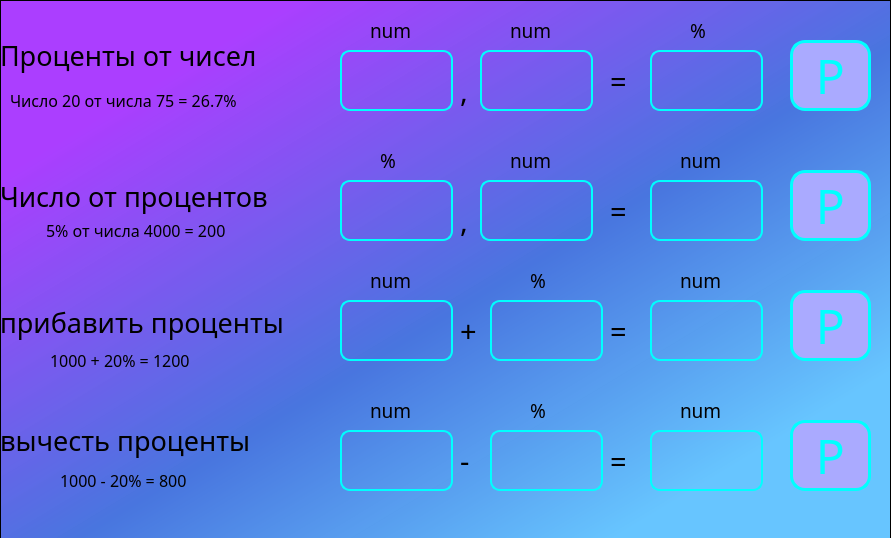
<?xml version="1.0" encoding="UTF-8"?>
<ui version="4.0">
 <class>MainWindow</class>
 <widget class="QMainWindow" name="MainWindow">
  <property name="geometry">
   <rect>
    <x>0</x>
    <y>0</y>
    <width>891</width>
    <height>538</height>
   </rect>
  </property>
  <property name="windowTitle">
   <string>MainWindow</string>
  </property>
  <property name="styleSheet">
   <string notr="true">background-color: white</string>
  </property>
  <widget class="QWidget" name="centralwidget">
   <widget class="QFrame" name="frame">
    <property name="geometry">
     <rect>
      <x>0</x>
      <y>0</y>
      <width>891</width>
      <height>541</height>
     </rect>
    </property>
    <property name="styleSheet">
     <string notr="true">background-color: qlineargradient(spread:pad, x1:0, y1:0, x2:1, y2:1, stop:0.164179 rgba(144, 0, 255, 193), stop:0.542289 rgba(29, 85, 215, 206), stop:0.840796 rgba(68, 184, 255, 207))</string>
    </property>
    <property name="frameShape">
     <enum>QFrame::StyledPanel</enum>
    </property>
    <property name="frameShadow">
     <enum>QFrame::Raised</enum>
    </property>
    <widget class="QFrame" name="first_group">
     <property name="geometry">
      <rect>
       <x>330</x>
       <y>0</y>
       <width>441</width>
       <height>121</height>
      </rect>
     </property>
     <property name="styleSheet">
      <string notr="true">background-color: transparent</string>
     </property>
     <property name="frameShape">
      <enum>QFrame::StyledPanel</enum>
     </property>
     <property name="frameShadow">
      <enum>QFrame::Raised</enum>
     </property>
     <widget class="QLineEdit" name="first_one">
      <property name="geometry">
       <rect>
        <x>10</x>
        <y>50</y>
        <width>113</width>
        <height>61</height>
       </rect>
      </property>
      <property name="font">
       <font>
        <pointsize>14</pointsize>
       </font>
      </property>
      <property name="styleSheet">
       <string notr="true">QLineEdit {
	background-color: transparent;
	border: 2px solid rgb(0, 255, 255);
	border-radius: 10px
}</string>
      </property>
      <property name="text">
       <string/>
      </property>
      <property name="alignment">
       <set>Qt::AlignCenter</set>
      </property>
     </widget>
     <widget class="QLabel" name="zap">
      <property name="geometry">
       <rect>
        <x>130</x>
        <y>70</y>
        <width>21</width>
        <height>41</height>
       </rect>
      </property>
      <property name="font">
       <font>
        <family>Gadugi</family>
        <pointsize>22</pointsize>
       </font>
      </property>
      <property name="styleSheet">
       <string notr="true">QLabel {
	background-color: transparent;
	
}
</string>
      </property>
      <property name="text">
       <string>,</string>
      </property>
     </widget>
     <widget class="QLineEdit" name="first_two">
      <property name="geometry">
       <rect>
        <x>150</x>
        <y>50</y>
        <width>113</width>
        <height>61</height>
       </rect>
      </property>
      <property name="font">
       <font>
        <pointsize>14</pointsize>
       </font>
      </property>
      <property name="styleSheet">
       <string notr="true">QLineEdit {
	background-color: transparent;
	border: 2px solid rgb(0, 255, 255);
	border-radius: 10px
}</string>
      </property>
      <property name="text">
       <string/>
      </property>
      <property name="alignment">
       <set>Qt::AlignCenter</set>
      </property>
     </widget>
     <widget class="QLabel" name="rav">
      <property name="geometry">
       <rect>
        <x>280</x>
        <y>60</y>
        <width>21</width>
        <height>41</height>
       </rect>
      </property>
      <property name="font">
       <font>
        <family>Gadugi</family>
        <pointsize>22</pointsize>
       </font>
      </property>
      <property name="styleSheet">
       <string notr="true">QLabel {
	background-color: transparent;
	
}
</string>
      </property>
      <property name="text">
       <string>=</string>
      </property>
     </widget>
     <widget class="QLineEdit" name="first_3">
      <property name="geometry">
       <rect>
        <x>320</x>
        <y>50</y>
        <width>113</width>
        <height>61</height>
       </rect>
      </property>
      <property name="font">
       <font>
        <pointsize>14</pointsize>
       </font>
      </property>
      <property name="styleSheet">
       <string notr="true">QLineEdit {
	background-color: transparent;
	border: 2px solid rgb(0, 255, 255);
	border-radius: 10px
}</string>
      </property>
      <property name="text">
       <string/>
      </property>
      <property name="alignment">
       <set>Qt::AlignCenter</set>
      </property>
     </widget>
     <widget class="QLabel" name="first_procent">
      <property name="geometry">
       <rect>
        <x>360</x>
        <y>10</y>
        <width>31</width>
        <height>41</height>
       </rect>
      </property>
      <property name="font">
       <font>
        <family>Gadugi</family>
        <pointsize>14</pointsize>
       </font>
      </property>
      <property name="styleSheet">
       <string notr="true">QLabel {
	background-color: transparent;
	
}
</string>
      </property>
      <property name="text">
       <string>%</string>
      </property>
     </widget>
     <widget class="QLabel" name="first_num_2">
      <property name="geometry">
       <rect>
        <x>180</x>
        <y>10</y>
        <width>51</width>
        <height>41</height>
       </rect>
      </property>
      <property name="font">
       <font>
        <family>Gadugi</family>
        <pointsize>14</pointsize>
       </font>
      </property>
      <property name="styleSheet">
       <string notr="true">QLabel {
	background-color: transparent;
	
}
</string>
      </property>
      <property name="text">
       <string>num</string>
      </property>
     </widget>
     <widget class="QLabel" name="first_num_1">
      <property name="geometry">
       <rect>
        <x>40</x>
        <y>10</y>
        <width>51</width>
        <height>41</height>
       </rect>
      </property>
      <property name="font">
       <font>
        <family>Gadugi</family>
        <pointsize>14</pointsize>
       </font>
      </property>
      <property name="styleSheet">
       <string notr="true">QLabel {
	background-color: transparent;
	
}
</string>
      </property>
      <property name="text">
       <string>num</string>
      </property>
     </widget>
    </widget>
    <widget class="QFrame" name="labels_frame">
     <property name="geometry">
      <rect>
       <x>0</x>
       <y>0</y>
       <width>331</width>
       <height>551</height>
      </rect>
     </property>
     <property name="styleSheet">
      <string notr="true">background-color: transparent</string>
     </property>
     <property name="frameShape">
      <enum>QFrame::StyledPanel</enum>
     </property>
     <property name="frameShadow">
      <enum>QFrame::Raised</enum>
     </property>
     <widget class="QLabel" name="l_1">
      <property name="geometry">
       <rect>
        <x>0</x>
        <y>-20</y>
        <width>339</width>
        <height>151</height>
       </rect>
      </property>
      <property name="font">
       <font>
        <family>Gagalin</family>
        <pointsize>20</pointsize>
       </font>
      </property>
      <property name="styleSheet">
       <string notr="true">QLabel {
	background-color: transparent;
	
}
</string>
      </property>
      <property name="text">
       <string>Проценты от чисел</string>
      </property>
     </widget>
     <widget class="QLabel" name="l_6">
      <property name="geometry">
       <rect>
        <x>10</x>
        <y>80</y>
        <width>281</width>
        <height>41</height>
       </rect>
      </property>
      <property name="font">
       <font>
        <family>Gadugi</family>
        <pointsize>12</pointsize>
       </font>
      </property>
      <property name="styleSheet">
       <string notr="true">QLabel {
	background-color: transparent;
	
}
</string>
      </property>
      <property name="text">
       <string>Число 20 от числа 75 = 26.7%</string>
      </property>
     </widget>
     <widget class="QLabel" name="l_2">
      <property name="geometry">
       <rect>
        <x>0</x>
        <y>161</y>
        <width>339</width>
        <height>71</height>
       </rect>
      </property>
      <property name="font">
       <font>
        <family>Gagalin</family>
        <pointsize>20</pointsize>
       </font>
      </property>
      <property name="styleSheet">
       <string notr="true">QLabel {
	background-color: transparent;
	
}
</string>
      </property>
      <property name="text">
       <string>Число от процентов</string>
      </property>
     </widget>
     <widget class="QLabel" name="l_5">
      <property name="geometry">
       <rect>
        <x>46</x>
        <y>210</y>
        <width>221</width>
        <height>41</height>
       </rect>
      </property>
      <property name="font">
       <font>
        <family>Gadugi</family>
        <pointsize>12</pointsize>
       </font>
      </property>
      <property name="styleSheet">
       <string notr="true">QLabel {
	background-color: transparent;
	
}
</string>
      </property>
      <property name="text">
       <string>5% от числа 4000 = 200</string>
      </property>
     </widget>
     <widget class="QLabel" name="l_3">
      <property name="geometry">
       <rect>
        <x>0</x>
        <y>282</y>
        <width>339</width>
        <height>81</height>
       </rect>
      </property>
      <property name="font">
       <font>
        <family>Gagalin</family>
        <pointsize>20</pointsize>
       </font>
      </property>
      <property name="styleSheet">
       <string notr="true">QLabel {
	background-color: transparent;
	
}
</string>
      </property>
      <property name="text">
       <string>прибавить проценты</string>
      </property>
     </widget>
     <widget class="QLabel" name="l_7">
      <property name="geometry">
       <rect>
        <x>60</x>
        <y>460</y>
        <width>171</width>
        <height>41</height>
       </rect>
      </property>
      <property name="font">
       <font>
        <family>Gadugi</family>
        <pointsize>12</pointsize>
       </font>
      </property>
      <property name="styleSheet">
       <string notr="true">QLabel {
	background-color: transparent;
	
}
</string>
      </property>
      <property name="text">
       <string>1000 - 20% = 800</string>
      </property>
     </widget>
     <widget class="QLabel" name="l_4">
      <property name="geometry">
       <rect>
        <x>0</x>
        <y>390</y>
        <width>331</width>
        <height>101</height>
       </rect>
      </property>
      <property name="font">
       <font>
        <family>Gagalin</family>
        <pointsize>20</pointsize>
       </font>
      </property>
      <property name="styleSheet">
       <string notr="true">QLabel {
	background-color: transparent;
	
}
</string>
      </property>
      <property name="text">
       <string>вычесть проценты</string>
      </property>
     </widget>
     <widget class="QLabel" name="l_8">
      <property name="geometry">
       <rect>
        <x>50</x>
        <y>340</y>
        <width>201</width>
        <height>41</height>
       </rect>
      </property>
      <property name="font">
       <font>
        <family>Gadugi</family>
        <pointsize>12</pointsize>
       </font>
      </property>
      <property name="styleSheet">
       <string notr="true">QLabel {
	background-color: transparent;
	
}
</string>
      </property>
      <property name="text">
       <string>1000 + 20% = 1200</string>
      </property>
     </widget>
    </widget>
    <widget class="QFrame" name="second_group">
     <property name="geometry">
      <rect>
       <x>330</x>
       <y>130</y>
       <width>441</width>
       <height>121</height>
      </rect>
     </property>
     <property name="styleSheet">
      <string notr="true">background-color: transparent</string>
     </property>
     <property name="frameShape">
      <enum>QFrame::StyledPanel</enum>
     </property>
     <property name="frameShadow">
      <enum>QFrame::Raised</enum>
     </property>
     <widget class="QLineEdit" name="second_3">
      <property name="geometry">
       <rect>
        <x>320</x>
        <y>50</y>
        <width>113</width>
        <height>61</height>
       </rect>
      </property>
      <property name="font">
       <font>
        <pointsize>14</pointsize>
       </font>
      </property>
      <property name="styleSheet">
       <string notr="true">QLineEdit {
	background-color: transparent;
	border: 2px solid rgb(0, 255, 255);
	border-radius: 10px
}</string>
      </property>
      <property name="text">
       <string/>
      </property>
      <property name="alignment">
       <set>Qt::AlignCenter</set>
      </property>
     </widget>
     <widget class="QLineEdit" name="second_one">
      <property name="geometry">
       <rect>
        <x>10</x>
        <y>50</y>
        <width>113</width>
        <height>61</height>
       </rect>
      </property>
      <property name="font">
       <font>
        <pointsize>14</pointsize>
       </font>
      </property>
      <property name="styleSheet">
       <string notr="true">QLineEdit {
	background-color: transparent;
	border: 2px solid rgb(0, 255, 255);
	border-radius: 10px
}</string>
      </property>
      <property name="text">
       <string/>
      </property>
      <property name="alignment">
       <set>Qt::AlignCenter</set>
      </property>
     </widget>
     <widget class="QLineEdit" name="second_2">
      <property name="geometry">
       <rect>
        <x>150</x>
        <y>50</y>
        <width>113</width>
        <height>61</height>
       </rect>
      </property>
      <property name="font">
       <font>
        <pointsize>14</pointsize>
       </font>
      </property>
      <property name="styleSheet">
       <string notr="true">QLineEdit {
	background-color: transparent;
	border: 2px solid rgb(0, 255, 255);
	border-radius: 10px
}</string>
      </property>
      <property name="text">
       <string/>
      </property>
      <property name="alignment">
       <set>Qt::AlignCenter</set>
      </property>
     </widget>
     <widget class="QLabel" name="rav_2">
      <property name="geometry">
       <rect>
        <x>280</x>
        <y>60</y>
        <width>21</width>
        <height>41</height>
       </rect>
      </property>
      <property name="font">
       <font>
        <family>Gadugi</family>
        <pointsize>22</pointsize>
       </font>
      </property>
      <property name="styleSheet">
       <string notr="true">QLabel {
	background-color: transparent;
	
}
</string>
      </property>
      <property name="text">
       <string>=</string>
      </property>
     </widget>
     <widget class="QLabel" name="first_procent_2">
      <property name="geometry">
       <rect>
        <x>350</x>
        <y>10</y>
        <width>51</width>
        <height>41</height>
       </rect>
      </property>
      <property name="font">
       <font>
        <family>Gadugi</family>
        <pointsize>14</pointsize>
       </font>
      </property>
      <property name="styleSheet">
       <string notr="true">QLabel {
	background-color: transparent;
	
}
</string>
      </property>
      <property name="text">
       <string>num</string>
      </property>
     </widget>
     <widget class="QLabel" name="zap_2">
      <property name="geometry">
       <rect>
        <x>130</x>
        <y>70</y>
        <width>21</width>
        <height>41</height>
       </rect>
      </property>
      <property name="font">
       <font>
        <family>Gadugi</family>
        <pointsize>22</pointsize>
       </font>
      </property>
      <property name="styleSheet">
       <string notr="true">QLabel {
	background-color: transparent;
	
}
</string>
      </property>
      <property name="text">
       <string>,</string>
      </property>
     </widget>
     <widget class="QLabel" name="first_num_3">
      <property name="geometry">
       <rect>
        <x>50</x>
        <y>10</y>
        <width>31</width>
        <height>41</height>
       </rect>
      </property>
      <property name="font">
       <font>
        <family>Gadugi</family>
        <pointsize>14</pointsize>
       </font>
      </property>
      <property name="styleSheet">
       <string notr="true">QLabel {
	background-color: transparent;
	
}
</string>
      </property>
      <property name="text">
       <string>%</string>
      </property>
     </widget>
     <widget class="QLabel" name="first_num_4">
      <property name="geometry">
       <rect>
        <x>180</x>
        <y>10</y>
        <width>51</width>
        <height>41</height>
       </rect>
      </property>
      <property name="font">
       <font>
        <family>Gadugi</family>
        <pointsize>14</pointsize>
       </font>
      </property>
      <property name="styleSheet">
       <string notr="true">QLabel {
	background-color: transparent;
	
}
</string>
      </property>
      <property name="text">
       <string>num</string>
      </property>
     </widget>
    </widget>
    <widget class="QFrame" name="threed_group">
     <property name="geometry">
      <rect>
       <x>330</x>
       <y>250</y>
       <width>441</width>
       <height>121</height>
      </rect>
     </property>
     <property name="styleSheet">
      <string notr="true">background-color: transparent</string>
     </property>
     <property name="frameShape">
      <enum>QFrame::StyledPanel</enum>
     </property>
     <property name="frameShadow">
      <enum>QFrame::Raised</enum>
     </property>
     <widget class="QLineEdit" name="threed_3">
      <property name="geometry">
       <rect>
        <x>320</x>
        <y>50</y>
        <width>113</width>
        <height>61</height>
       </rect>
      </property>
      <property name="font">
       <font>
        <pointsize>14</pointsize>
       </font>
      </property>
      <property name="styleSheet">
       <string notr="true">QLineEdit {
	background-color: transparent;
	border: 2px solid rgb(0, 255, 255);
	border-radius: 10px
}</string>
      </property>
      <property name="text">
       <string/>
      </property>
      <property name="alignment">
       <set>Qt::AlignCenter</set>
      </property>
     </widget>
     <widget class="QLineEdit" name="threed_one">
      <property name="geometry">
       <rect>
        <x>10</x>
        <y>50</y>
        <width>113</width>
        <height>61</height>
       </rect>
      </property>
      <property name="font">
       <font>
        <pointsize>14</pointsize>
       </font>
      </property>
      <property name="styleSheet">
       <string notr="true">QLineEdit {
	background-color: transparent;
	border: 2px solid rgb(0, 255, 255);
	border-radius: 10px
}</string>
      </property>
      <property name="text">
       <string/>
      </property>
      <property name="alignment">
       <set>Qt::AlignCenter</set>
      </property>
     </widget>
     <widget class="QLineEdit" name="threed_2">
      <property name="geometry">
       <rect>
        <x>160</x>
        <y>50</y>
        <width>113</width>
        <height>61</height>
       </rect>
      </property>
      <property name="font">
       <font>
        <pointsize>14</pointsize>
       </font>
      </property>
      <property name="styleSheet">
       <string notr="true">QLineEdit {
	background-color: transparent;
	border: 2px solid rgb(0, 255, 255);
	border-radius: 10px
}</string>
      </property>
      <property name="text">
       <string/>
      </property>
      <property name="alignment">
       <set>Qt::AlignCenter</set>
      </property>
     </widget>
     <widget class="QLabel" name="rav_3">
      <property name="geometry">
       <rect>
        <x>280</x>
        <y>60</y>
        <width>21</width>
        <height>41</height>
       </rect>
      </property>
      <property name="font">
       <font>
        <family>Gadugi</family>
        <pointsize>22</pointsize>
       </font>
      </property>
      <property name="styleSheet">
       <string notr="true">QLabel {
	background-color: transparent;
	
}
</string>
      </property>
      <property name="text">
       <string>=</string>
      </property>
     </widget>
     <widget class="QLabel" name="first_procent_3">
      <property name="geometry">
       <rect>
        <x>350</x>
        <y>10</y>
        <width>51</width>
        <height>41</height>
       </rect>
      </property>
      <property name="font">
       <font>
        <family>Gadugi</family>
        <pointsize>14</pointsize>
       </font>
      </property>
      <property name="styleSheet">
       <string notr="true">QLabel {
	background-color: transparent;
	
}
</string>
      </property>
      <property name="text">
       <string>num</string>
      </property>
     </widget>
     <widget class="QLabel" name="plus">
      <property name="geometry">
       <rect>
        <x>130</x>
        <y>60</y>
        <width>21</width>
        <height>41</height>
       </rect>
      </property>
      <property name="font">
       <font>
        <family>Gadugi</family>
        <pointsize>22</pointsize>
       </font>
      </property>
      <property name="styleSheet">
       <string notr="true">QLabel {
	background-color: transparent;
	
}
</string>
      </property>
      <property name="text">
       <string>+</string>
      </property>
     </widget>
     <widget class="QLabel" name="first_num_5">
      <property name="geometry">
       <rect>
        <x>40</x>
        <y>10</y>
        <width>51</width>
        <height>41</height>
       </rect>
      </property>
      <property name="font">
       <font>
        <family>Gadugi</family>
        <pointsize>14</pointsize>
       </font>
      </property>
      <property name="styleSheet">
       <string notr="true">QLabel {
	background-color: transparent;
	
}
</string>
      </property>
      <property name="text">
       <string>num</string>
      </property>
     </widget>
     <widget class="QLabel" name="first_num_6">
      <property name="geometry">
       <rect>
        <x>200</x>
        <y>10</y>
        <width>21</width>
        <height>41</height>
       </rect>
      </property>
      <property name="font">
       <font>
        <family>Gadugi</family>
        <pointsize>14</pointsize>
       </font>
      </property>
      <property name="styleSheet">
       <string notr="true">QLabel {
	background-color: transparent;
	
}
</string>
      </property>
      <property name="text">
       <string>%</string>
      </property>
     </widget>
    </widget>
    <widget class="QFrame" name="forth_group">
     <property name="geometry">
      <rect>
       <x>330</x>
       <y>380</y>
       <width>441</width>
       <height>121</height>
      </rect>
     </property>
     <property name="styleSheet">
      <string notr="true">background-color: transparent</string>
     </property>
     <property name="frameShape">
      <enum>QFrame::StyledPanel</enum>
     </property>
     <property name="frameShadow">
      <enum>QFrame::Raised</enum>
     </property>
     <widget class="QLineEdit" name="fourth_3">
      <property name="geometry">
       <rect>
        <x>320</x>
        <y>50</y>
        <width>113</width>
        <height>61</height>
       </rect>
      </property>
      <property name="font">
       <font>
        <pointsize>14</pointsize>
       </font>
      </property>
      <property name="styleSheet">
       <string notr="true">QLineEdit {
	background-color: transparent;
	border: 2px solid rgb(0, 255, 255);
	border-radius: 10px
}</string>
      </property>
      <property name="text">
       <string/>
      </property>
      <property name="alignment">
       <set>Qt::AlignCenter</set>
      </property>
     </widget>
     <widget class="QLineEdit" name="fourth_one">
      <property name="geometry">
       <rect>
        <x>10</x>
        <y>50</y>
        <width>113</width>
        <height>61</height>
       </rect>
      </property>
      <property name="font">
       <font>
        <pointsize>14</pointsize>
       </font>
      </property>
      <property name="styleSheet">
       <string notr="true">QLineEdit {
	background-color: transparent;
	border: 2px solid rgb(0, 255, 255);
	border-radius: 10px
}</string>
      </property>
      <property name="text">
       <string/>
      </property>
      <property name="alignment">
       <set>Qt::AlignCenter</set>
      </property>
     </widget>
     <widget class="QLineEdit" name="fourth_2">
      <property name="geometry">
       <rect>
        <x>160</x>
        <y>50</y>
        <width>113</width>
        <height>61</height>
       </rect>
      </property>
      <property name="font">
       <font>
        <pointsize>14</pointsize>
       </font>
      </property>
      <property name="styleSheet">
       <string notr="true">QLineEdit {
	background-color: transparent;
	border: 2px solid rgb(0, 255, 255);
	border-radius: 10px
}</string>
      </property>
      <property name="text">
       <string/>
      </property>
      <property name="alignment">
       <set>Qt::AlignCenter</set>
      </property>
     </widget>
     <widget class="QLabel" name="rav_5">
      <property name="geometry">
       <rect>
        <x>280</x>
        <y>60</y>
        <width>21</width>
        <height>41</height>
       </rect>
      </property>
      <property name="font">
       <font>
        <family>Gadugi</family>
        <pointsize>22</pointsize>
       </font>
      </property>
      <property name="styleSheet">
       <string notr="true">QLabel {
	background-color: transparent;
	
}
</string>
      </property>
      <property name="text">
       <string>=</string>
      </property>
     </widget>
     <widget class="QLabel" name="first_procent_5">
      <property name="geometry">
       <rect>
        <x>350</x>
        <y>10</y>
        <width>51</width>
        <height>41</height>
       </rect>
      </property>
      <property name="font">
       <font>
        <family>Gadugi</family>
        <pointsize>14</pointsize>
       </font>
      </property>
      <property name="styleSheet">
       <string notr="true">QLabel {
	background-color: transparent;
	
}
</string>
      </property>
      <property name="text">
       <string>num</string>
      </property>
     </widget>
     <widget class="QLabel" name="minus">
      <property name="geometry">
       <rect>
        <x>130</x>
        <y>60</y>
        <width>21</width>
        <height>41</height>
       </rect>
      </property>
      <property name="font">
       <font>
        <family>Gadugi</family>
        <pointsize>22</pointsize>
       </font>
      </property>
      <property name="styleSheet">
       <string notr="true">QLabel {
	background-color: transparent;
	
}
</string>
      </property>
      <property name="text">
       <string>-</string>
      </property>
     </widget>
     <widget class="QLabel" name="first_num_9">
      <property name="geometry">
       <rect>
        <x>40</x>
        <y>10</y>
        <width>51</width>
        <height>41</height>
       </rect>
      </property>
      <property name="font">
       <font>
        <family>Gadugi</family>
        <pointsize>14</pointsize>
       </font>
      </property>
      <property name="styleSheet">
       <string notr="true">QLabel {
	background-color: transparent;
	
}
</string>
      </property>
      <property name="text">
       <string>num</string>
      </property>
     </widget>
     <widget class="QLabel" name="first_num_10">
      <property name="geometry">
       <rect>
        <x>200</x>
        <y>10</y>
        <width>21</width>
        <height>41</height>
       </rect>
      </property>
      <property name="font">
       <font>
        <family>Gadugi</family>
        <pointsize>14</pointsize>
       </font>
      </property>
      <property name="styleSheet">
       <string notr="true">QLabel {
	background-color: transparent;
	
}
</string>
      </property>
      <property name="text">
       <string>%</string>
      </property>
     </widget>
    </widget>
    <widget class="QPushButton" name="b_1">
     <property name="geometry">
      <rect>
       <x>790</x>
       <y>40</y>
       <width>81</width>
       <height>71</height>
      </rect>
     </property>
     <property name="font">
      <font>
       <family>Adobe Devanagari</family>
       <pointsize>36</pointsize>
      </font>
     </property>
     <property name="styleSheet">
      <string notr="true">QPushButton {
	background-color: rgb(170, 170, 255);
	border: 3px solid rgb(0, 255, 255);
	border-radius: 15px;
	color: rgb(0, 255, 255)
}
QPushButton::hover {
	color: rgb(255, 170, 255);
	border-color: rgb(255, 170, 255);
}
QPushButton::pressed {
	color: rgb(171, 62, 255);
	border-color: rgb(171, 62, 255);
}
</string>
     </property>
     <property name="text">
      <string>P</string>
     </property>
    </widget>
    <widget class="QPushButton" name="b_2">
     <property name="geometry">
      <rect>
       <x>790</x>
       <y>170</y>
       <width>81</width>
       <height>71</height>
      </rect>
     </property>
     <property name="font">
      <font>
       <family>Adobe Devanagari</family>
       <pointsize>36</pointsize>
      </font>
     </property>
     <property name="styleSheet">
      <string notr="true">QPushButton {
	background-color: rgb(170, 170, 255);
	border: 3px solid rgb(0, 255, 255);
	border-radius: 15px;
	color: rgb(0, 255, 255)
}
QPushButton::hover {
	color: rgb(255, 170, 255);
	border-color: rgb(255, 170, 255);
}
QPushButton::pressed {
	color: rgb(171, 62, 255);
	border-color: rgb(171, 62, 255);
}
</string>
     </property>
     <property name="text">
      <string>P</string>
     </property>
    </widget>
    <widget class="QPushButton" name="b_3">
     <property name="geometry">
      <rect>
       <x>790</x>
       <y>290</y>
       <width>81</width>
       <height>71</height>
      </rect>
     </property>
     <property name="font">
      <font>
       <family>Adobe Devanagari</family>
       <pointsize>36</pointsize>
      </font>
     </property>
     <property name="styleSheet">
      <string notr="true">QPushButton {
	background-color: rgb(170, 170, 255);
	border: 3px solid rgb(0, 255, 255);
	border-radius: 15px;
	color: rgb(0, 255, 255)
}
QPushButton::hover {
	color: rgb(255, 170, 255);
	border-color: rgb(255, 170, 255);
}
QPushButton::pressed {
	color: rgb(171, 62, 255);
	border-color: rgb(171, 62, 255);
}
</string>
     </property>
     <property name="text">
      <string>P</string>
     </property>
    </widget>
    <widget class="QPushButton" name="b_4">
     <property name="geometry">
      <rect>
       <x>790</x>
       <y>420</y>
       <width>81</width>
       <height>71</height>
      </rect>
     </property>
     <property name="font">
      <font>
       <family>Adobe Devanagari</family>
       <pointsize>36</pointsize>
      </font>
     </property>
     <property name="styleSheet">
      <string notr="true">QPushButton {
	background-color: rgb(170, 170, 255);
	border: 3px solid rgb(0, 255, 255);
	border-radius: 15px;
	color: rgb(0, 255, 255)
}
QPushButton::hover {
	color: rgb(255, 170, 255);
	border-color: rgb(255, 170, 255);
}
QPushButton::pressed {
	color: rgb(171, 62, 255);
	border-color: rgb(171, 62, 255);
}
</string>
     </property>
     <property name="text">
      <string>P</string>
     </property>
    </widget>
   </widget>
  </widget>
 </widget>
 <resources/>
 <connections/>
</ui>
